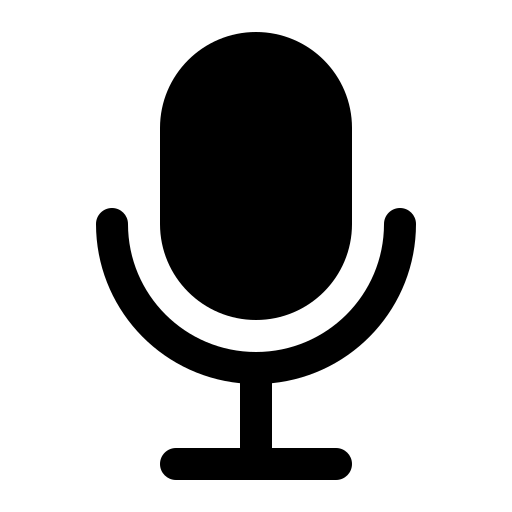
#> input picture microphone.png, 512 x 512 px; its folder holds only this picture in this run
$ python -i gerador_kml.py   (imports and definitions only)
#> lines starting #> are read from the running program, lines starting #| are printed output that depends on the picture
import os
import xml.etree.ElementTree as ET
import tkinter as tk
from tkinter import messagebox, filedialog, PhotoImage
import pandas as pd
import sys
import zipfile
import shutil
import speech_recognition as sr
from PIL import Image, ImageTk

# [248 lines left out: functions recognize_speech, sanitize_kml_content, extract_kmz, create_kml, read_excel, process_all_excels_in_folder and 4 more, not called in this run]

def get_resource_path(relative_path):
    """Retorna o caminho absoluto do recurso, seja executado em modo script ou como um executável."""
    if hasattr(sys, '_MEIPASS'):
        # Quando em modo executável, o ícone estará dentro de uma pasta temporária
        return os.path.join(sys._MEIPASS, relative_path)
    # Em modo script, o caminho relativo será usado
    return os.path.join(os.path.abspath("."), relative_path)

# [18 lines left out: function voice_command_listener, not called in this run]


def run_gui():
    # [81 lines left out: functions start_processing, select_folder, combine_kmls_action_wrapper, voice_command_wrapper, not called in this run]

    root = tk.Tk()
    root.title("Gerador de KML")

    # Definindo a geometria da janela
    window_width = 490
    window_height = 230
    screen_width = root.winfo_screenwidth()
    screen_height = root.winfo_screenheight()
    x = (screen_width - window_width) // 2
    y = (screen_height - window_height) // 2
    root.geometry(f"{window_width}x{window_height}+{x}+{y}")

    # Definindo o ícone da janela com o caminho obtido pela função get_resource_path
    icon_path = get_resource_path('earth.ico')
    root.iconbitmap(icon_path)

    mic_image_path = get_resource_path('microphone.png')

    mic_image = Image.open(mic_image_path)
#> mic_image is the input picture: PIL image 512x512 P; mean R, G, B, A 0, 0, 0, 68.7
    resized_mic_image = mic_image.resize((32, 32))
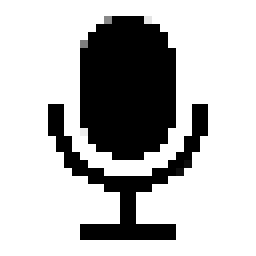
#> resized_mic_image: PIL image 32x32 P (shown 8 times larger); mean R, G, B, A 0, 0, 0, 68.5; transparent parts drawn white

    voice_icon = ImageTk.PhotoImage(resized_mic_image)

    # Desativa o redimensionamento
    root.resizable(False, False)

    frame = tk.Frame(root)
    frame.grid(pady=20, padx=20, row=0, column=0, sticky='nsew')

    tk.Label(frame, text="Nome da coluna para os marcadores:").grid(row=0, column=0, sticky='w')
    name_column_entry = tk.Entry(frame)
    name_column_entry.grid(row=1, column=0, pady=5, sticky='ew')


    tk.Label(frame, text="Pasta dos arquivos:").grid(row=2, column=0, sticky='w')
    folder_path_entry = tk.Entry(frame, width=50)
    folder_path_entry.grid(row=3, column=0, pady=5, sticky='ew')
    select_folder_button = tk.Button(frame, text="Selecionar Pasta", command=select_folder)
    select_folder_button.grid(row=3, column=1, padx=5)


    start_button = tk.Button(frame, text="Iniciar", command=start_processing)
    start_button.grid(row=4, column=0, padx=10, pady=10, sticky='ew')

    combine_button = tk.Button(frame, text="Combinar KMLs", command=combine_kmls_action_wrapper)
    combine_button.grid(row=4, column=1, padx=10, pady=10, sticky='ew')

    combine_var = tk.BooleanVar()
    tk.Checkbutton(frame, text="Gerar KML único", variable=combine_var).grid(row=5, column=0, pady=10, sticky='w')

    kml_convert_var = tk.BooleanVar()
    tk.Checkbutton(frame, text="Converter KML para Excel", variable=kml_convert_var).grid(row=5, column=1, pady=10, sticky='w')

    # Botão para ativar o comando de voz
    voice_button = tk.Button(frame, image=voice_icon, command=voice_command_wrapper)
    voice_button.grid(row=1, column=1, padx=6, pady=4, sticky='ew')

    root.mainloop()


# [2 lines not run here, left out]

>>> result = run_gui()
